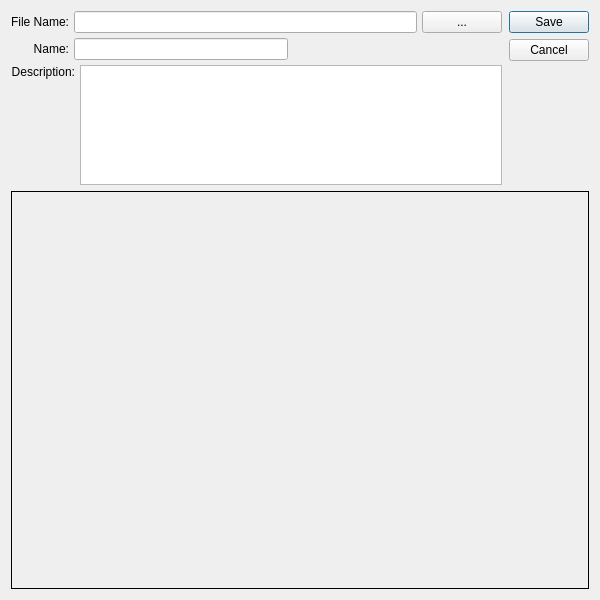
<?xml version="1.0" encoding="UTF-8"?>
<ui version="4.0">
 <comment>This file is part of the xTuple ERP: PostBooks Edition, a free and
open source Enterprise Resource Planning software suite,
Copyright (c) 1999-2019 by OpenMFG LLC, d/b/a xTuple.
It is licensed to you under the Common Public Attribution License
version 1.0, the full text of which (including xTuple-specific Exhibits)
is available at www.xtuple.com/CPAL.  By using this software, you agree
to be bound by its terms.</comment>
 <class>imageview</class>
 <widget class="QDialog" name="imageview">
  <property name="geometry">
   <rect>
    <x>0</x>
    <y>0</y>
    <width>600</width>
    <height>600</height>
   </rect>
  </property>
  <property name="windowTitle">
   <string>Image</string>
  </property>
  <layout class="QVBoxLayout">
   <item>
    <layout class="QHBoxLayout">
     <property name="spacing">
      <number>7</number>
     </property>
     <item>
      <layout class="QVBoxLayout">
       <property name="spacing">
        <number>5</number>
       </property>
       <item>
        <layout class="QHBoxLayout">
         <property name="spacing">
          <number>5</number>
         </property>
         <item>
          <layout class="QVBoxLayout">
           <property name="spacing">
            <number>5</number>
           </property>
           <item>
            <widget class="QLabel" name="_filenameLit">
             <property name="text">
              <string>File Name:</string>
             </property>
             <property name="alignment">
              <set>Qt::AlignRight|Qt::AlignTrailing|Qt::AlignVCenter</set>
             </property>
            </widget>
           </item>
           <item>
            <widget class="QLabel" name="_nameLit">
             <property name="text">
              <string>Name:</string>
             </property>
             <property name="alignment">
              <set>Qt::AlignRight|Qt::AlignTrailing|Qt::AlignVCenter</set>
             </property>
            </widget>
           </item>
          </layout>
         </item>
         <item>
          <layout class="QVBoxLayout">
           <property name="spacing">
            <number>5</number>
           </property>
           <item>
            <layout class="QHBoxLayout">
             <property name="spacing">
              <number>5</number>
             </property>
             <item>
              <widget class="XLineEdit" name="_fileName"/>
             </item>
             <item>
              <widget class="QPushButton" name="_fileList">
               <property name="text">
                <string>...</string>
               </property>
              </widget>
             </item>
            </layout>
           </item>
           <item>
            <layout class="QHBoxLayout">
             <property name="spacing">
              <number>0</number>
             </property>
             <item>
              <widget class="XLineEdit" name="_name"/>
             </item>
             <item>
              <spacer>
               <property name="orientation">
                <enum>Qt::Horizontal</enum>
               </property>
               <property name="sizeType">
                <enum>QSizePolicy::Expanding</enum>
               </property>
               <property name="sizeHint" stdset="0">
                <size>
                 <width>20</width>
                 <height>20</height>
                </size>
               </property>
              </spacer>
             </item>
            </layout>
           </item>
          </layout>
         </item>
        </layout>
       </item>
       <item>
        <layout class="QHBoxLayout">
         <property name="spacing">
          <number>5</number>
         </property>
         <item>
          <layout class="QVBoxLayout">
           <property name="spacing">
            <number>0</number>
           </property>
           <item>
            <widget class="QLabel" name="_descriptionLit">
             <property name="sizePolicy">
              <sizepolicy hsizetype="Preferred" vsizetype="Fixed">
               <horstretch>0</horstretch>
               <verstretch>0</verstretch>
              </sizepolicy>
             </property>
             <property name="text">
              <string>Description:</string>
             </property>
             <property name="alignment">
              <set>Qt::AlignRight|Qt::AlignTrailing|Qt::AlignVCenter</set>
             </property>
            </widget>
           </item>
           <item>
            <spacer>
             <property name="orientation">
              <enum>Qt::Vertical</enum>
             </property>
             <property name="sizeType">
              <enum>QSizePolicy::Expanding</enum>
             </property>
             <property name="sizeHint" stdset="0">
              <size>
               <width>20</width>
               <height>90</height>
              </size>
             </property>
            </spacer>
           </item>
          </layout>
         </item>
         <item>
          <widget class="QTextEdit" name="_descrip">
           <property name="sizePolicy">
            <sizepolicy hsizetype="Expanding" vsizetype="Expanding">
             <horstretch>0</horstretch>
             <verstretch>0</verstretch>
            </sizepolicy>
           </property>
           <property name="maximumSize">
            <size>
             <width>32767</width>
             <height>120</height>
            </size>
           </property>
          </widget>
         </item>
        </layout>
       </item>
      </layout>
     </item>
     <item>
      <widget class="QDialogButtonBox" name="_buttonBox">
       <property name="orientation">
        <enum>Qt::Vertical</enum>
       </property>
       <property name="standardButtons">
        <set>QDialogButtonBox::Cancel|QDialogButtonBox::Save</set>
       </property>
      </widget>
     </item>
    </layout>
   </item>
   <item>
    <widget class="QFrame" name="_imageFrame">
     <property name="sizePolicy">
      <sizepolicy hsizetype="Expanding" vsizetype="Expanding">
       <horstretch>1</horstretch>
       <verstretch>1</verstretch>
      </sizepolicy>
     </property>
     <property name="frameShape">
      <enum>QFrame::Box</enum>
     </property>
     <property name="frameShadow">
      <enum>QFrame::Plain</enum>
     </property>
    </widget>
   </item>
  </layout>
 </widget>
 <layoutdefault spacing="6" margin="11"/>
 <customwidgets>
  <customwidget>
   <class>XLineEdit</class>
   <extends>QLineEdit</extends>
   <header>xlineedit.h</header>
   <container>1</container>
  </customwidget>
 </customwidgets>
 <tabstops>
  <tabstop>_fileName</tabstop>
  <tabstop>_fileList</tabstop>
  <tabstop>_name</tabstop>
  <tabstop>_descrip</tabstop>
 </tabstops>
 <resources/>
 <connections>
  <connection>
   <sender>_buttonBox</sender>
   <signal>rejected()</signal>
   <receiver>imageview</receiver>
   <slot>reject()</slot>
   <hints>
    <hint type="sourcelabel">
     <x>464</x>
     <y>115</y>
    </hint>
    <hint type="destinationlabel">
     <x>20</x>
     <y>20</y>
    </hint>
   </hints>
  </connection>
 </connections>
</ui>
